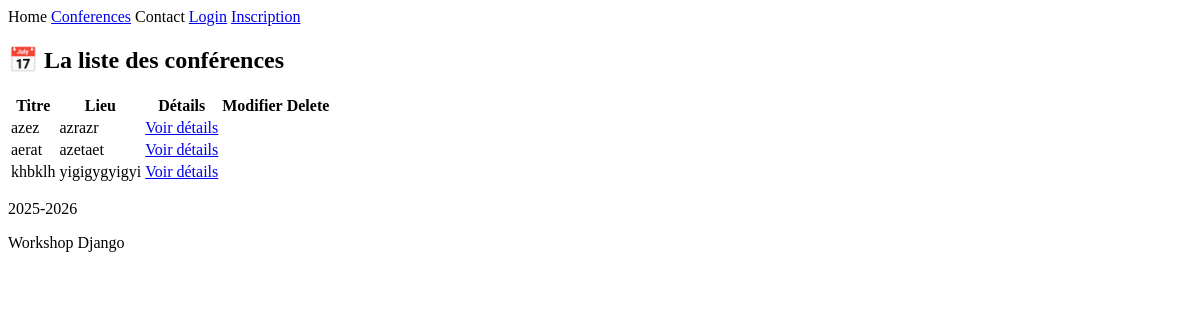
The page /conference/liste/ on the database as committed earlier.
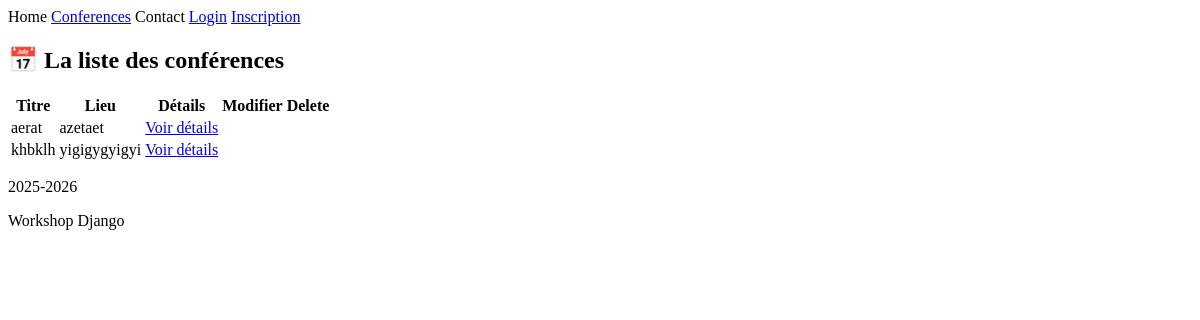
The same page on the database as committed later.
### ConferenceApp/models.py (models this page shows, shortened)
class Conference(models.Model):
    conference_id=models.AutoField(primary_key=True) #############autofield wala increment mouch kima user PK CIN
    name=models.CharField(max_length=50)
    description=models.TextField(validators=[MinLengthValidator(limit_value=30,message="la description doit contenir au minimum 30 caractères")])
    location=models.CharField(max_length=50)
    THEME=[
        ("CS&IA","Computer science & IA"),
        ("CS","Social science"),
        ("SE","Science and eng")
    ]
    theme=models.CharField(max_length=50,choices=THEME)
    start_date = models.DateField()
    end_date = models.DateField()
    created_at=models.DateTimeField(auto_now_add=True)
    updated_at=models.DateTimeField(auto_now=True)

### ConferenceApp/views.py (the view)
# urls.py: path("liste/",ConferenceList.as_view(),name="conference_liste"),
class ConferenceList(ListView):
    model = Conference
    context_object_name= "liste"
    ordering=["start_date"]
    template_name ="conference/liste.html"

### Templates/conference/liste.html (shortened to what this page needs)
{% extends "base.html" %}
{% block content %}
<h2 class="text-3xl font-bold text-center text-blue-700 mb-6">
  📅 La liste des conférences
</h2>
<div class="overflow-x-auto">
  <table class="min-w-full border border-gray-300 rounded-xl shadow-md">
    <thead class="bg-blue-600 text-white">
      <tr>
        <th class="py-3 px-4 text-left">Titre</th>
        <th class="py-3 px-4 text-left">Lieu</th>
        <th class="py-3 px-4 text-center">Détails</th>
        <th class="py-3 px-4 text-center">Modifier</th>
         <th class="py-3 px-4 text-center">Delete</th>
      </tr>
    </thead>
    <tbody class="bg-white divide-y divide-gray-200">
      {% for c in liste %}
      <tr class="hover:bg-blue-50 transition">
        <td class="py-3 px-4 font-medium text-gray-800">{{ c.name }}</td>
        <td class="py-3 px-4 text-gray-700">{{ c.location }}</td>
        <td class="py-3 px-4 text-center">
          <a href="{% url 'conference_detail' c.pk %}"
             class="inline-block bg-blue-500 text-white px-3 py-1 rounded-lg hover:bg-blue-600 transition">
            Voir détails
          </a>
        </td>
      </tr>
      {% empty %}
      <tr>
        <td colspan="3" class="text-center py-4 text-gray-500">
          Aucune conférence trouvée.
        </td>
      </tr>
      {% endfor %}
    </tbody>
  </table>
</div>
{% endblock %}

Rows that differ between the two databases and show on the page:
removed Conference: name "azez", location "azrazr"
